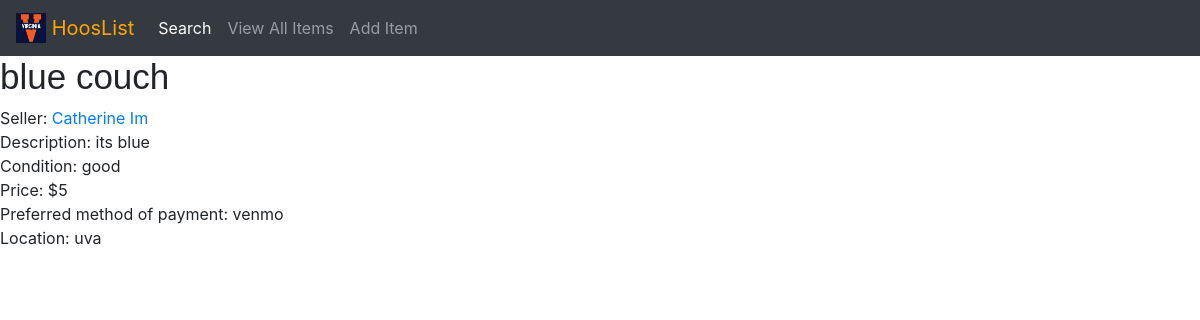
The app's page /marketplace/2/, older data.
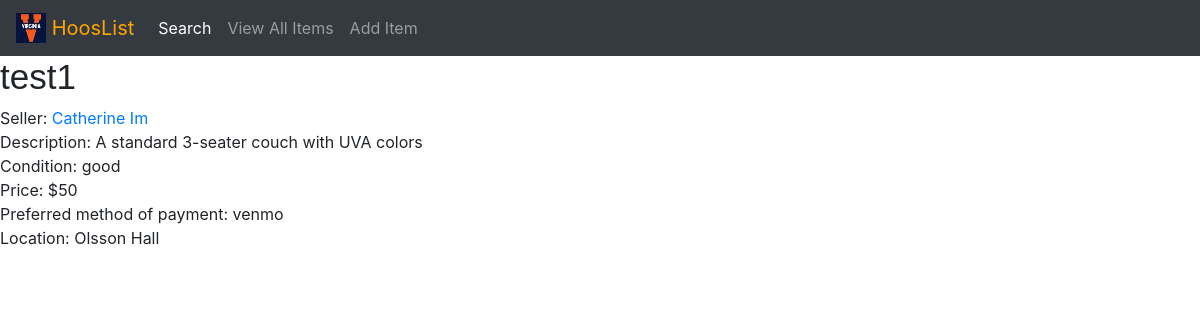
The same page, newer data.
### marketplace/models.py (models this page shows, shortened)
class Item(models.Model):
    item_name = models.CharField (max_length=200)
    seller = models.ForeignKey(Seller, on_delete=models.CASCADE)
    item_description = models.CharField (max_length=1000)
    item_price = models.PositiveIntegerField(default=0)
    item_delivery = models.BooleanField(default=False)
    item_location = models.CharField(max_length=200)
    item_preferred_payment_method = models.CharField(max_length=10, choices=PAYMENT_METHODS, default='venmo')
    item_condition = models.CharField(max_length=10, choices=CONDITION_CHOICES, default='good')
    item_sold = models.BooleanField(default=False) #private for admins and seller
    item_categories = MultiSelectField(max_length=75, choices=CATEGORIES)
    item_add_date = models.DateTimeField('date published', default=datetime.now)

class Seller(models.Model):
    seller_name = models.CharField (max_length = 50)
    seller_computing_id = models.CharField(max_length=7, default="")
    num_transactions = models.PositiveIntegerField(default=0)
    def __str__(self):
        return self.seller_name

### marketplace/views.py (the view)
# urls.py: path('<int:item_id>/', views.detail, name='detail'),
def detail(request, item_id):
    item = get_object_or_404(Item, pk=item_id)
    return render(request, 'marketplace/detail.html', {'item':item})

### marketplace/templates/marketplace/detail.html (shortened to what this page needs)
<!DOCTYPE html>
{% load static %}
<html>
	<head>
		<link rel="stylesheet" href="https://stackpath.bootstrapcdn.com/bootstrap/4.3.1/css/bootstrap.min.css">
		<link rel="stylesheet" type="text/css" href="{% static 'marketplace/style.css'%}">
	</head>
	<body>
		{% include 'marketplace/navbar.html' %}
		<h1>{{ item.item_name }}</h1>
		    Seller: <a id = "items" href="{% url 'marketplace:user' item.seller.pk %}">{{ item.seller }}</a><br>
				Description: {{item.item_description}}<br>
				Condition: {{item.item_condition}}<br>
		    Price: ${{item.item_price}}<br>
				Preferred method of payment: {{item.item_preferred_payment_method}}<br>
		    Location: {{item.item_location}}<br>
	</body>
</html>

Row changes from the older to the newer data that the page shows:
changed Item "good": item_name "blue couch" → "test1"; item_description "its blue" → "A standard 3-seater couch with UVA colors"; item_price "5" → "50"; item_location "uva" → "Olsson Hall"
